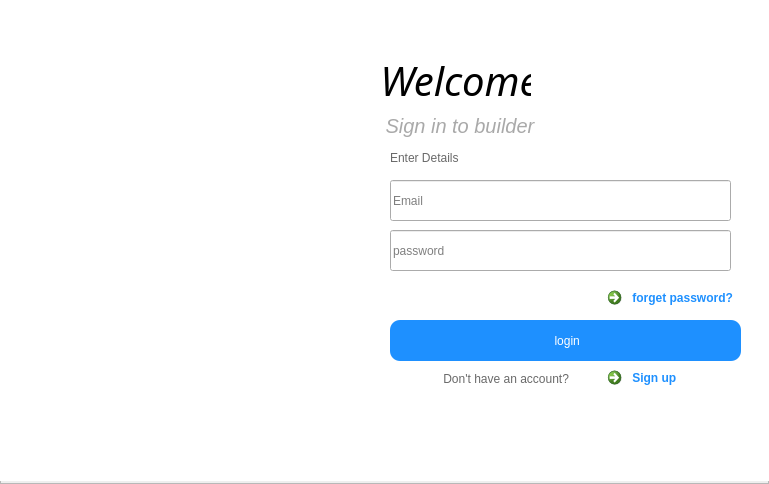
<?xml version="1.0" encoding="UTF-8"?>
<ui version="4.0">
 <class>Frame</class>
 <widget class="QFrame" name="Frame">
  <property name="geometry">
   <rect>
    <x>0</x>
    <y>0</y>
    <width>769</width>
    <height>484</height>
   </rect>
  </property>
  <property name="windowTitle">
   <string>Frame</string>
  </property>
  <property name="frameShape">
   <enum>QFrame::StyledPanel</enum>
  </property>
  <property name="frameShadow">
   <enum>QFrame::Raised</enum>
  </property>
  <widget class="QLabel" name="label">
   <property name="geometry">
    <rect>
     <x>-10</x>
     <y>-20</y>
     <width>801</width>
     <height>501</height>
    </rect>
   </property>
   <property name="styleSheet">
    <string notr="true">background:#FFFFFF;
border-radius:10px;</string>
   </property>
   <property name="text">
    <string/>
   </property>
   <property name="scaledContents">
    <bool>true</bool>
   </property>
  </widget>
  <widget class="QLabel" name="label_2">
   <property name="geometry">
    <rect>
     <x>16</x>
     <y>60</y>
     <width>331</width>
     <height>361</height>
    </rect>
   </property>
   <property name="styleSheet">
    <string notr="true"> 
background-image: url(:/interface/Bureau/image/interface.jpg);
 </string>
   </property>
   <property name="text">
    <string/>
   </property>
   <property name="pixmap">
    <pixmap resource="../Téléchargements/qrc.qrc">:/interface/Images/interface.jpg</pixmap>
   </property>
   <property name="scaledContents">
    <bool>true</bool>
   </property>
  </widget>
  <widget class="QLabel" name="label_3">
   <property name="geometry">
    <rect>
     <x>350</x>
     <y>60</y>
     <width>401</width>
     <height>421</height>
    </rect>
   </property>
   <property name="font">
    <font>
     <family>Ubuntu</family>
     <pointsize>30</pointsize>
     <italic>false</italic>
    </font>
   </property>
   <property name="text">
    <string/>
   </property>
  </widget>
  <widget class="QPushButton" name="pushButton">
   <property name="geometry">
    <rect>
     <x>390</x>
     <y>320</y>
     <width>351</width>
     <height>41</height>
    </rect>
   </property>
   <property name="styleSheet">
    <string notr="true">border-radius:10px;
background: #1e90ff;
color:white;</string>
   </property>
   <property name="text">
    <string> login</string>
   </property>
  </widget>
  <widget class="QLabel" name="label_4">
   <property name="geometry">
    <rect>
     <x>370</x>
     <y>60</y>
     <width>161</width>
     <height>41</height>
    </rect>
   </property>
   <property name="font">
    <font>
     <family>Times New Roman,Times,serif</family>
     <pointsize>-1</pointsize>
     <weight>50</weight>
     <italic>true</italic>
     <bold>false</bold>
    </font>
   </property>
   <property name="styleSheet">
    <string notr="true">font: italic;
font-size:10vw;
font-family: &quot;Times New Roman&quot;, Times, serif;
font-style: italic;
font-size: 40px;</string>
   </property>
   <property name="text">
    <string> Welcome</string>
   </property>
  </widget>
  <widget class="QLabel" name="label_5">
   <property name="geometry">
    <rect>
     <x>380</x>
     <y>110</y>
     <width>221</width>
     <height>31</height>
    </rect>
   </property>
   <property name="font">
    <font>
     <family>Ubuntu</family>
     <pointsize>15</pointsize>
     <italic>true</italic>
    </font>
   </property>
   <property name="styleSheet">
    <string notr="true">color:#a9a9a9;
font-style: italic;
font-size:10vw;
 </string>
   </property>
   <property name="text">
    <string> Sign in to builder</string>
   </property>
  </widget>
  <widget class="QLabel" name="label_6">
   <property name="geometry">
    <rect>
     <x>480</x>
     <y>410</y>
     <width>51</width>
     <height>41</height>
    </rect>
   </property>
   <property name="styleSheet">
    <string notr="true"> 
 
image: url(:/interface/Bureau/image/google-plus.png);</string>
   </property>
   <property name="text">
    <string/>
   </property>
  </widget>
  <widget class="QLabel" name="label_7">
   <property name="geometry">
    <rect>
     <x>560</x>
     <y>410</y>
     <width>67</width>
     <height>41</height>
    </rect>
   </property>
   <property name="styleSheet">
    <string notr="true">
image: url(:/interface/Bureau/image/facebook.png);</string>
   </property>
   <property name="text">
    <string/>
   </property>
  </widget>
  <widget class="QLabel" name="label_8">
   <property name="geometry">
    <rect>
     <x>630</x>
     <y>410</y>
     <width>67</width>
     <height>41</height>
    </rect>
   </property>
   <property name="styleSheet">
    <string notr="true">
image: url(:/interface/Bureau/image/twitter.png);</string>
   </property>
   <property name="text">
    <string/>
   </property>
  </widget>
  <widget class="QLineEdit" name="lineEdit">
   <property name="geometry">
    <rect>
     <x>390</x>
     <y>180</y>
     <width>341</width>
     <height>41</height>
    </rect>
   </property>
   <property name="placeholderText">
    <string>Email</string>
   </property>
  </widget>
  <widget class="QLineEdit" name="lineEdit_2">
   <property name="geometry">
    <rect>
     <x>390</x>
     <y>230</y>
     <width>341</width>
     <height>41</height>
    </rect>
   </property>
   <property name="echoMode">
    <enum>QLineEdit::Password</enum>
   </property>
   <property name="placeholderText">
    <string>password</string>
   </property>
  </widget>
  <widget class="QLabel" name="label_9">
   <property name="geometry">
    <rect>
     <x>440</x>
     <y>370</y>
     <width>191</width>
     <height>17</height>
    </rect>
   </property>
   <property name="styleSheet">
    <string notr="true">color:#696969; </string>
   </property>
   <property name="text">
    <string> Don't have an account?</string>
   </property>
  </widget>
  <widget class="QCommandLinkButton" name="commandLinkButton">
   <property name="geometry">
    <rect>
     <x>600</x>
     <y>280</y>
     <width>177</width>
     <height>41</height>
    </rect>
   </property>
   <property name="styleSheet">
    <string notr="true">color:#1e90ff;</string>
   </property>
   <property name="text">
    <string> forget password?</string>
   </property>
  </widget>
  <widget class="QCommandLinkButton" name="commandLinkButton_2">
   <property name="geometry">
    <rect>
     <x>600</x>
     <y>360</y>
     <width>177</width>
     <height>41</height>
    </rect>
   </property>
   <property name="styleSheet">
    <string notr="true">color:#1e90ff;</string>
   </property>
   <property name="text">
    <string> Sign up</string>
   </property>
  </widget>
  <widget class="QLabel" name="label_10">
   <property name="geometry">
    <rect>
     <x>390</x>
     <y>150</y>
     <width>121</width>
     <height>17</height>
    </rect>
   </property>
   <property name="styleSheet">
    <string notr="true">color:#696969;
 </string>
   </property>
   <property name="text">
    <string> Enter Details</string>
   </property>
   <property name="textFormat">
    <enum>Qt::RichText</enum>
   </property>
  </widget>
  <widget class="QLabel" name="label_11">
   <property name="geometry">
    <rect>
     <x>10</x>
     <y>10</y>
     <width>81</width>
     <height>21</height>
    </rect>
   </property>
   <property name="styleSheet">
    <string notr="true"> 
image: url(:/interface/Bureau/image/Capture du 2019-11-09 08-47-15.png);</string>
   </property>
   <property name="text">
    <string> </string>
   </property>
  </widget>
  <widget class="QLabel" name="label_12">
   <property name="geometry">
    <rect>
     <x>390</x>
     <y>20</y>
     <width>41</width>
     <height>51</height>
    </rect>
   </property>
   <property name="styleSheet">
    <string notr="true"> 
 </string>
   </property>
   <property name="text">
    <string> </string>
   </property>
  </widget>
  <widget class="QLabel" name="label_13">
   <property name="geometry">
    <rect>
     <x>370</x>
     <y>10</y>
     <width>81</width>
     <height>51</height>
    </rect>
   </property>
   <property name="text">
    <string/>
   </property>
   <property name="pixmap">
    <pixmap resource="../Téléchargements/qrc.qrc">:/interface/Bureau/image/image4.png</pixmap>
   </property>
   <property name="scaledContents">
    <bool>true</bool>
   </property>
  </widget>
 </widget>
 <resources>
  <include location="../Téléchargements/qrc.qrc"/>
 </resources>
 <connections/>
</ui>
